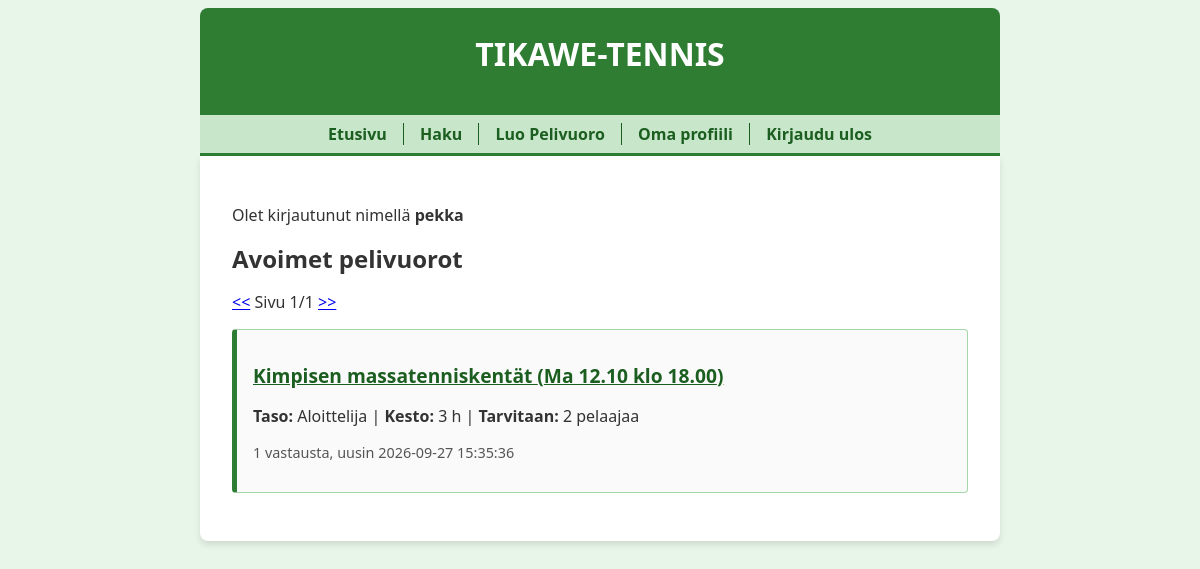
Page / (signed in) on the earlier database version.
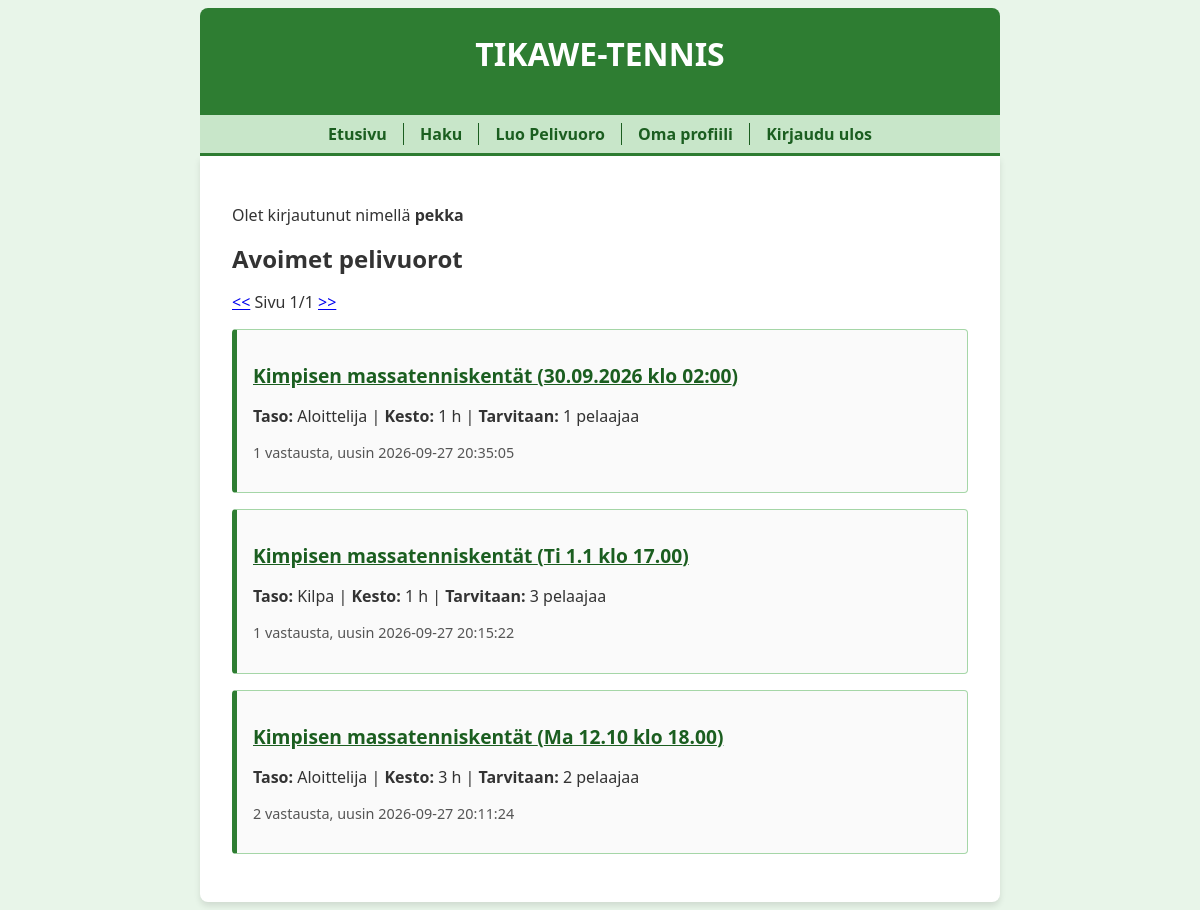
Same page on the later database version.
### tables this page shows
CREATE TABLE threads (
    id INTEGER PRIMARY KEY,
    peliaika TEXT,
    pelipaikka TEXT,
    pelitaso TEXT,
    pelaajien_maara INTEGER,
    kesto INTEGER,
    user_id INTEGER REFERENCES users
);

### app.py (the view)
@app.route("/")
@app.route("/<int:page>")
def index(page=1):
    if "user_id" not in session:
        flash("Kirjaudu sisään nähdäksesi avoimet pelivuorot.")
        return redirect("/login")
    page_size = 10
    total_threads = forum.thread_count()
    page_count = math.ceil(total_threads / page_size)
    page_count = max(page_count, 1)
    if page < 1:
        return redirect("/1")
    if page > page_count:
        return redirect("/" + str(page_count))
    threads = forum.get_threads(page, page_size)
    return render_template("index.html", page=page, page_count=page_count, threads=threads)

### app.py (called while the page is built)
@app.before_request
def before_request():
    g.start_time = time.time()

@app.after_request
def after_request(response):
    elapsed_time = round(time.time() - g.start_time, 2)
    print("elapsed time:", elapsed_time, "s")
    return response

### db.py (called while the page is built)
def get_connection():
    con = sqlite3.connect("database.db")
    con.execute("PRAGMA foreign_keys = ON")
    con.row_factory = sqlite3.Row
    return con

def query(sql, params=[]):
    con = get_connection()
    result = con.execute(sql, params).fetchall()
    con.close()
    return result

### forum.py (called while the page is built)
def thread_count():
    sql = "SELECT COUNT(*) FROM threads"
    result = db.query(sql)
    return result[0][0] if result else 0

def get_threads(page, page_size):
    sql = """SELECT t.id, t.peliaika, t.pelipaikka, t.pelitaso, t.pelaajien_maara, t.kesto, COUNT(m.id) total, MAX(m.sent_at) last
             FROM threads t, messages m
             WHERE t.id = m.thread_id AND m.status = 1
             GROUP BY t.id
             ORDER BY t.id DESC
             LIMIT ? OFFSET ?"""
    limit = page_size
    offset = page_size * (page - 1)
    return db.query(sql, [limit, offset])

### templates/index.html (shortened to what this page needs)
{% extends "layout.html" %}
{% block content %}
  {% if session.username %}
  <p>Olet kirjautunut nimellä <strong>{{ session.username }}</strong></p>
  {% else %}
  <p><a href="/login">Kirjaudu sisään tai luo tunnus</a> ilmoittaaksesi omista pelivuoroistasi.</p>
  {% endif %}
  <h2>Avoimet pelivuorot</h2>
  <p>
    <a href="/{{ page - 1 }}">&lt;&lt;</a>
    Sivu {{ page }}/{{ page_count }}
    <a href="/{{ page + 1 }}">&gt;&gt;</a>
  </p>
  {% for thread in threads %}
  <div class="thread">
    <p>
      <a href="/thread/{{ thread.id }}" style="font-size: 1.2em; font-weight: bold; color: #1b5e20;">
        {{ thread.pelipaikka }} ({{ thread.peliaika }})
      </a>
    </p>
    <p style="color: #333;">
      <strong>Taso:</strong> {{ thread.pelitaso }} | <strong>Kesto:</strong> {{ thread.kesto }} h | <strong>Tarvitaan:</strong> {{ thread.pelaajien_maara }} pelaajaa
    </p>
    <p style="color: #555; font-size: 0.9em;">
      {{ thread.total }} vastausta, uusin {{ thread.last }}
    </p>
  </div>
  {% else %}
  <p>Ei avoimia pelivuoroja tällä hetkellä.</p>
  {% endfor %}
{% endblock %}

### templates/layout.html (shortened to what this page needs)
<!DOCTYPE html>
<html lang="fi">
<head>
  <link rel="stylesheet" href="/static/main.css">
</head>
<body>
  <div class="header">
    <h1>TIKAWE-TENNIS</h1>
  </div>
  <div class="nav">
    <nav>
      <ul>
        <li><a href="/">Etusivu</a></li>
        <li><a href="/search">Haku</a></li>
        {% if session.user_id %}
        <li><a href="/new_thread">Luo Pelivuoro</a></li>
        <li><a href="/user/{{ session.user_id }}">Oma profiili</a></li>
        <li><a href="/logout">Kirjaudu ulos</a></li>
        {% else %}
        <li><a href="/register">Luo tunnus</a></li>
        <li><a href="/login">Kirjaudu sisään</a></li>
        {% endif %}
      </ul>
    </nav>
  </div>
  <div class="content">
    {% block content %}{% endblock %}
  </div>
</body>
</html>

### static/main.css (style rules this page uses)
body { margin: auto; max-width: 50em; font-family: 'Segoe UI', Tahoma, Geneva, Verdana, sans-serif; background-color: #e8f5e9; color: #333; }
.header { background-color: #2e7d32; color: white; padding: 1.5em; text-align: center; margin: 0.5em 0 0 0; border-radius: 8px 8px 0 0; }
h1, h2, h3 { margin: 0 0 0.5em 0; }
.nav { background-color: #c8e6c9; padding: 0.5em; margin: 0; border-bottom: 3px solid #2e7d32; }
nav { text-align: center; }
nav ul { padding: 0; margin: 0; list-style-type: none; }
nav li { display: inline-block; padding: 0 1em; margin: 0; }
nav li:not(:first-of-type) { margin-left: -0.25em; }
nav li:not(:last-of-type) { border-right: 1px solid #1b5e20; }
nav a { text-decoration: none; color: #1b5e20; font-weight: bold; }
.content { background-color: white; padding: 2em; margin: 0 0 0.5em 0; border-radius: 0 0 8px 8px; box-shadow: 0 4px 6px rgba(0,0,0,0.1); }
.thread { border: 1px solid #a5d6a7; border-left: 5px solid #2e7d32; margin: 1em 0; padding: 1em; border-radius: 4px; background-color: #fafafa; transition: background-color 0.2s; }

Differences in the rows shown:
added threads: pelipaikka "Kimpisen massatenniskentät", peliaika "30.09.2026 klo 02:00", pelitaso "Aloittelija", kesto "1", pelaajien_maara "1", total "1", last "2026-09-27 20:35:05"
added threads: pelipaikka "Kimpisen massatenniskentät", peliaika "Ti 1.1 klo 17.00", pelitaso "Kilpa", kesto "1", pelaajien_maara "3", total "1", last "2026-09-27 20:15:22"
computed for threads "Ma 12.10 klo 18.00": total "1" → "2"; last "2026-09-27 15:35:36" → "2026-09-27 20:11:24"
